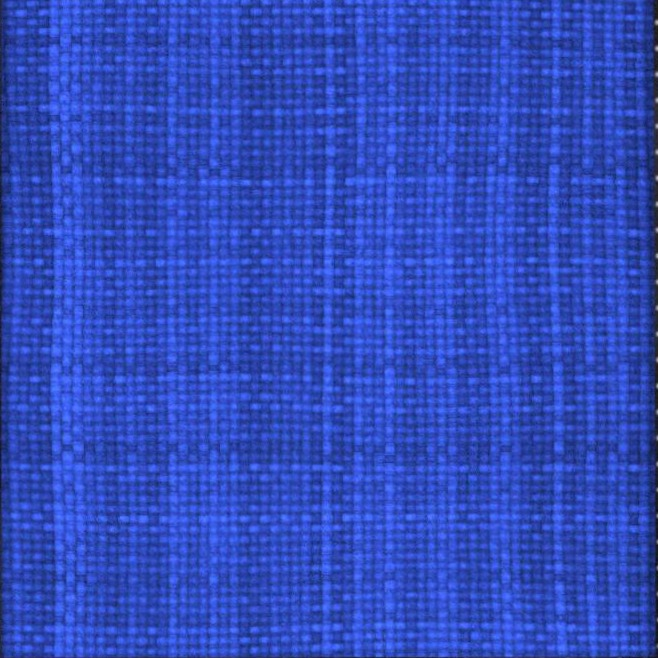
#> input picture annotation_tool/demo/data/crops/801.jpg, 658 x 658 px
$ python -i selfcheck_aug.py   (imports and definitions only)
#> lines starting #> are read from the running program, lines starting #| are printed output that depends on the picture
#!/usr/bin/env python
"""selfcheck_aug.py -- self-check of the augmentation / pseudo-label training of train_aug.py (scene split).

Checks (each prints PASS / FAIL / INFO; the JSON goes to runs_aug/report/selfcheck.json):
  A  scene grouping   pseudo_labels.csv covers the 150 files in the 76 provenance scenes; every file of
                      a scene carries the scene's split; no scene in both pseudo-train and pseudo-val;
                      pseudo-val = real-capture representatives only; notebook-synthetic files are
                      never held out; orientation parity agrees with the provenance rot90_k
  B  no legacy leakage (code) train_aug.py reads the legacy crops only inside cmd_final; neither
                      train_aug.py nor aug_pipeline.py imports the legacy GT (legacy_unified / load_gt)
  C  no legacy leakage (data) no legacy crop is a copy of any of the 150 crops (band-pass NCC of the
                      crops, max over the 8 dihedral transforms, vs the same-scene distribution)
  D  selection is legacy-free: selection.json is reproduced from the runs' val.csv files alone (the
                      selection metrics), and the legacy predictions were written after it
  E  fabric-level near-duplicates across splits (INFO): different provenance scenes whose crops look
                      alike (band-pass NCC > 0.9) -- none may straddle pseudo-train / pseudo-val
  F  the frozen counter methods/results/counting_frozen_final.py is byte-identical (md5)

    <venv_cnn>/bin/python selfcheck_aug.py
"""
from __future__ import annotations

import hashlib
import itertools
import json
import os
import re

import cv2
import numpy as np
import pandas as pd

HERE = os.path.dirname(os.path.abspath(__file__))
ROOT = os.path.dirname(HERE)
RUNS = os.path.join(HERE, "runs_aug")
CROPS = os.path.join(ROOT, "annotation_tool", "data", "crops")
LEGACY = os.path.join(ROOT, "vlm", "crops", "legacy")
FROZEN = os.path.join(ROOT, "methods", "results", "counting_frozen_final.py")
FROZEN_MD5 = "3d0520d6bec8a016543ce7e5b353d784"
OUT = os.path.join(RUNS, "report", "selfcheck.json")
RES = {}


# [4 lines left out: function say, not called in this run]


def bp_thumb(path, n=128):
    """Band-pass (removes the yarn texture AND the smooth pick-glass vignetting) normalised thumbnail."""
#> called with n = 128
    im = cv2.imread(path, cv2.IMREAD_GRAYSCALE).astype(np.float32)
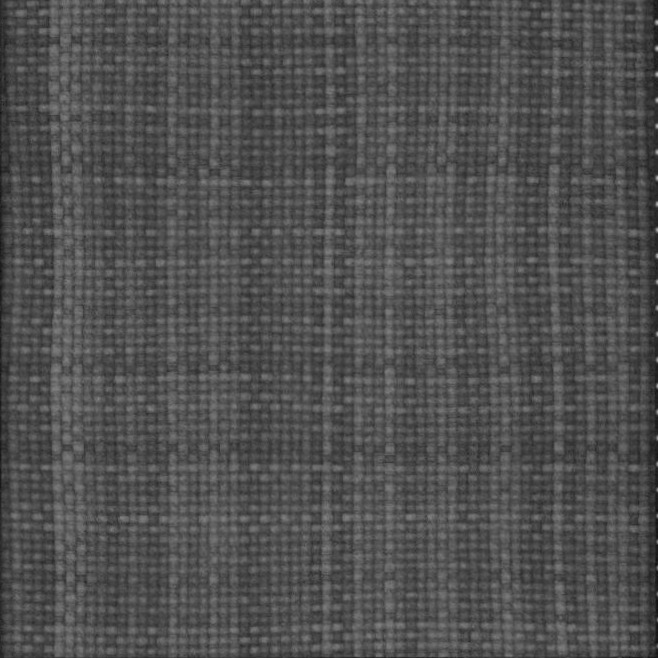
#> im: shape (658, 658) float32; min 15, max 177, mean 79.9
    im = cv2.resize(im, (512, 512), interpolation=cv2.INTER_AREA)
#> im: shape (512, 512) float32
    bp = cv2.GaussianBlur(im, (0, 0), 512 / 100) - cv2.GaussianBlur(im, (0, 0), 512 / 12)
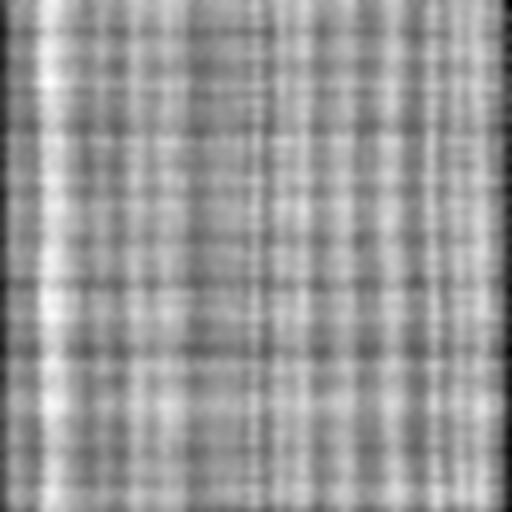
#> bp: shape (512, 512) float32; min -27.61, max 17.9, mean -0.0383; drawn with min black and max white
    t = cv2.resize(bp, (n, n), interpolation=cv2.INTER_AREA)[12:-12, 12:-12]
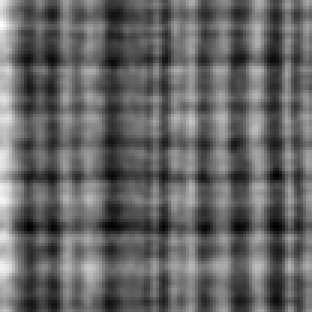
#> t: shape (104, 104) float32 (shown 3 times larger); min -10.88, max 17.71, mean 0.45; drawn with min black and max white
    return (t - t.mean()) / (t.std() + 1e-6)


def ncc8(a, b):
    return max(float((np.rot90(np.fliplr(a) if f else a, k) * b).mean()) for k in range(4) for f in (False, True))


# [114 lines left out: function main, not called in this run]


# [2 lines not run here, left out]

>>> result = bp_thumb('../annotation_tool/demo/data/crops/801.jpg')

$ run again, on annotation_tool/demo/data/crops_enh/802.jpg
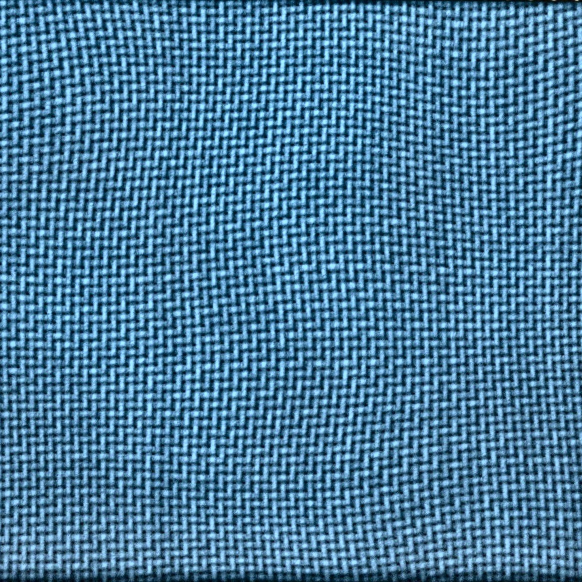
#> input picture annotation_tool/demo/data/crops_enh/802.jpg, 1164 x 1164 px (shown at 1/2 size)
#> in bp_thumb, `bp = cv2.GaussianBlur(im, (0, 0), 512 / 100) - cv2.GaussianBlur(im, (0..`:
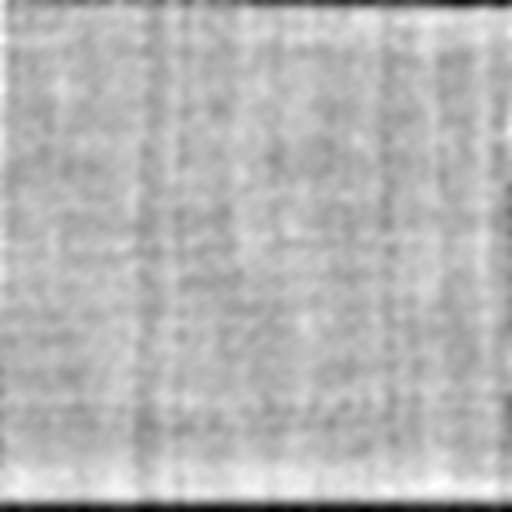
#> bp: shape (512, 512) float32; min -52.9, max 21.14, mean -0.1; drawn with min black and max white
#> in bp_thumb, `t = cv2.resize(bp, (n, n), interpolation=cv2.INTER_AREA)[12:-12, 12:-12]`:
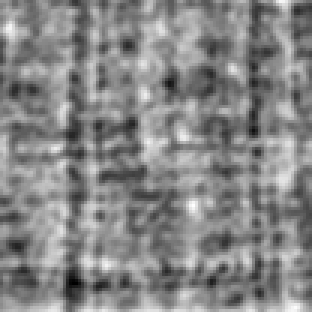
#> t: shape (104, 104) float32 (shown 3 times larger); min -12.55, max 11.26, mean -0.00125; drawn with min black and max white

$ run again, on annotation_tool/demo/data/crops_enh/803.jpg
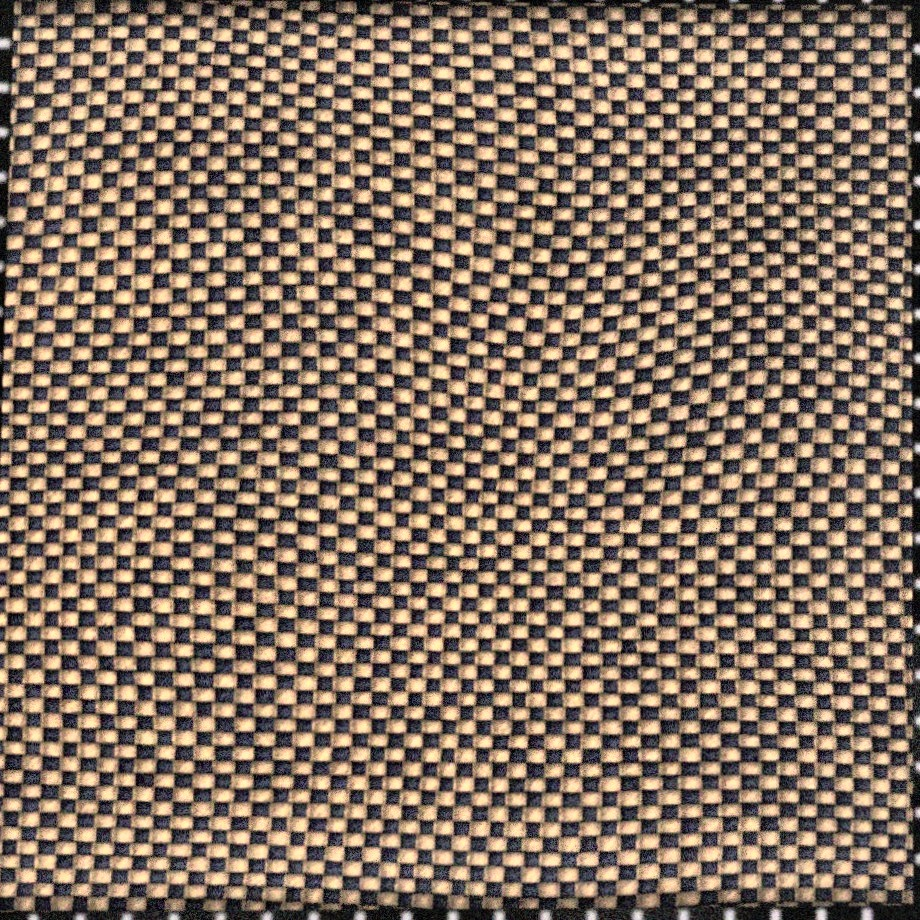
#> input picture annotation_tool/demo/data/crops_enh/803.jpg, 920 x 920 px
#> in bp_thumb, `bp = cv2.GaussianBlur(im, (0, 0), 512 / 100) - cv2.GaussianBlur(im, (0..`:
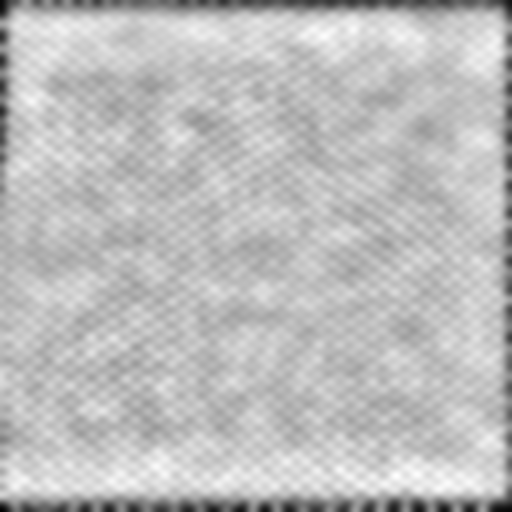
#> bp: shape (512, 512) float32; min -79.27, max 27.63, mean -0.1; drawn with min black and max white
#> in bp_thumb, `t = cv2.resize(bp, (n, n), interpolation=cv2.INTER_AREA)[12:-12, 12:-12]`:
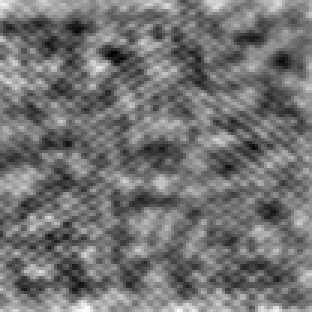
#> t: shape (104, 104) float32 (shown 3 times larger); min -15.81, max 20.35, mean 0.5; drawn with min black and max white
